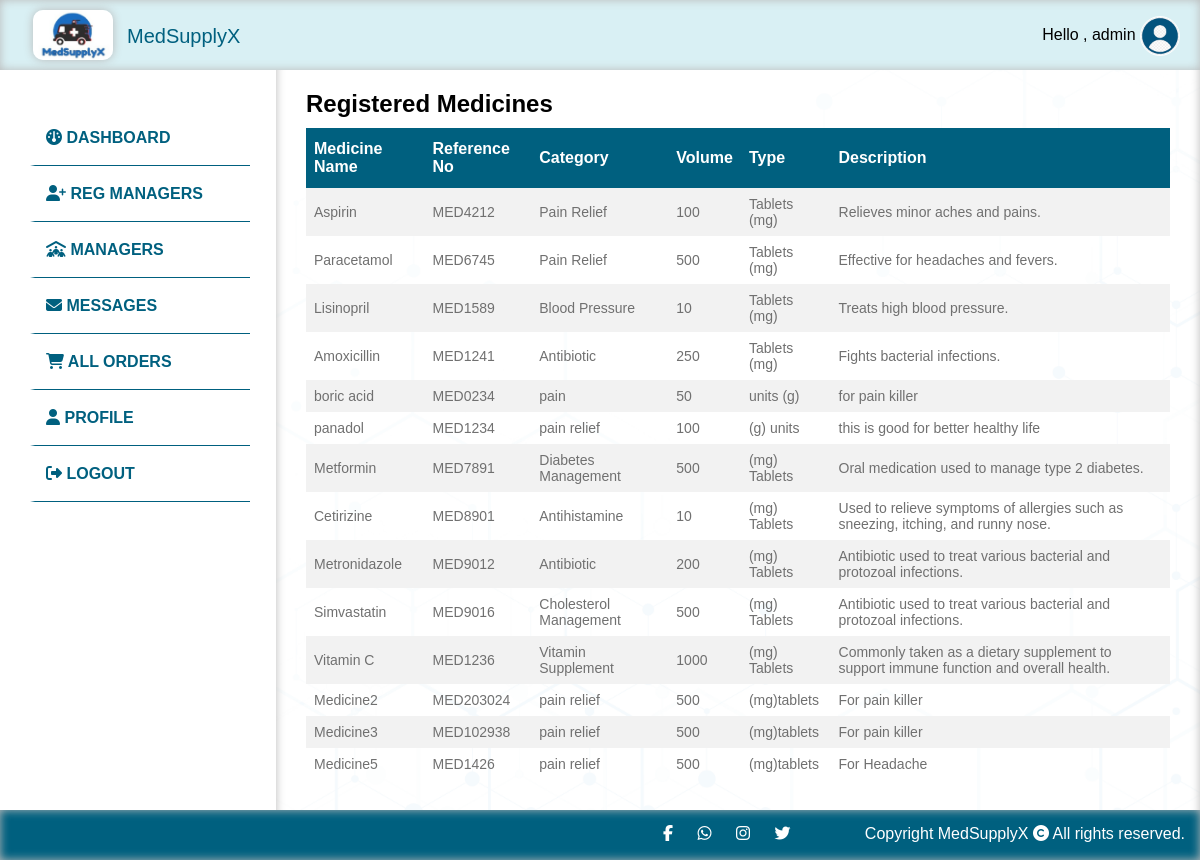
Screenshot of /admins/medicines (signed in) with the database file from the repository.
### tables this page shows
CREATE TABLE `regmedicines` (
  `medicineId` int(11) NOT NULL,
  `medicinename` varchar(50) NOT NULL,
  `refno` varchar(50) NOT NULL,
  `category` varchar(50) NOT NULL,
  `volume` int(11) NOT NULL,
  `type` varchar(20) NOT NULL,
  `description` varchar(100) NOT NULL,
  `manufacturedDate` varchar(20) NOT NULL
);

### app/controllers/Admins.php (called while the page is built, shortened)
<?php
class Admins extends Controller
{
    public $adminModel;
    public function __construct()
    {
        $this->adminModel = $this->model('Admin');
    }
    public function medicines()
    {
        $medicines = $this->adminModel->medicines();
        $data = [
            'medicines' => $medicines
        ];
        $this->view('admin/dashboard/medicines', $data);
    }
}

### app/libraries/Core.php (called while the page is built, shortened)
<?php
    class Core {
        protected $currentMethod = 'index';
        public function __construct() {
            $url = $this->getUrl();
            if(isset($url[0])){
            if(file_exists('../app/controllers/' . ucwords($url[0]) . '.php')) {
                unset($url[0]);
            }
        }
            $this->currentController = new $this->currentController;
            if(isset($url[1])) {
                if(method_exists($this->currentController, $url[1])) {
                    $this->currentMethod = $url[1];
                    unset($url[1]);
                }
            }
            $this->params = $url ? array_values($url) : [];
            call_user_func_array([$this->currentController, $this->currentMethod], $this->params);
      }
       public function getUrl() {
           if(isset($_GET['url'])) {
               $url = rtrim($_GET['url'], '/');
               $url = filter_var($url, FILTER_SANITIZE_URL);
               $url = explode('/', $url);
               return $url;
           }
       }
    }
    ?>

### public/index.php (called while the page is built, shortened)
<?php
    $init = new Core;
?>

### app/libraries/Database.php (called while the page is built, shortened)
<?php
class Database {
    private $host = DB_HOST;
    private $user = DB_USER;
    private $pass = DB_PASS;
    private $dbname= DB_NAME;
    private $dbh;
    private $stmt;
    public function __construct(){
        $dsn = 'mysql:host=' . $this->host . ';dbname=' . $this->dbname;
        $options = array(
            PDO::ATTR_PERSISTENT => true,
            PDO::ATTR_ERRMODE => PDO::ERRMODE_EXCEPTION
        );
        try{
            $this->dbh = new PDO($dsn, $this->user, $this->pass, $options);
        } catch(PDOException $e){
            $this->error = $e->getMessage();
            echo $this->error;
        }
    }
    public function query($sql){
        $this->stmt = $this->dbh->prepare($sql);
    }
    public function execute(){
        return $this->stmt->execute();
    }
    public function resultSet(){
        $this->execute();
        return $this->stmt->fetchAll(PDO::FETCH_OBJ);
    }
}

### app/models/Admin.php (called while the page is built, shortened)
<?php
class Admin
{
    private $db;
    public function __construct()
    {
        $this->db = new Database;
    }
    public function medicines()
    {
        $this->db->query("SELECT * FROM regmedicines");
        $results = $this->db->resultSet();
        return $results;
    }
}

### app/views/admin/dashboard/medicines.php (the view, shortened to what this page needs)
<!DOCTYPE html>
<html lang="en">
<head>
    <link rel="stylesheet" href="<?php echo URLROOT ?>/public/css/style.css">
</head>
<body>
    <?php require APPROOT . '/views/inc/header.php'; ?>
    <?php require APPROOT . '/views/inc/admin_sidebar.php'; ?>
    <div class="content">
        <div class="smallspace"></div>
        <div class="anim">
            <h2> Registered Medicines </h2>
        </div>
        <div class="anim">
            <table class="customers">
                <tr>
                    <th> Medicine Name </th>
                    <th> Reference No </th>
                    <th> Category </th>
                    <th> Volume </th>
                    <th> Type </th>
                    <th> Description </th>
                </tr>
                <?php foreach ($data['medicines'] as $medicines) : ?>
                    <tr>
                        <td> <?php echo $medicines->medicinename; ?> </td>
                        <td> <?php echo $medicines->refno; ?> </td>
                        <td> <?php echo $medicines->category; ?> </td>
                        <td> <?php echo $medicines->volume; ?> </td>
                        <td> <?php echo $medicines->type; ?> </td>
                        <td> <?php echo $medicines->description; ?></td>
                    </tr>
                <?php endforeach; ?>
            </table>
        </div>
    </div>
    </div>
    <?php require APPROOT . '/views/inc/footer.php'; ?>
</body>
</html>

### app/libraries/Controller.php (shortened to what this page needs)
<?php
 class Controller {
        public function view($view, $data = array()) {
            if(file_exists('../app/views/' . $view . '.php')) {
                require_once '../app/views/' . $view . '.php';
            } else {
                die('View does not exist');
            }
        }
 }

### app/views/inc/header.php (shortened to what this page needs)
<!DOCTYPE html>
<html lang="en">
<head>
  <link rel="stylesheet" href="<?php echo URLROOT ?>/public/css/style.css">
</head>
<body>
  <header>
    <div class="navbar">
      <div class="leftarea">
        <table>
          <tr>
            <td> <img class="logo" src="<?php echo URLROOT ?>/public/img/logo3.png" alt="logo"> </td>
            <td>
              <div class="txt_green"> MedSupplyX </div>
            </td>
          </tr>
        </table>
      </div>
      <div class="greeting">
      Hello , <?php echo $_SESSION['USER_DATA']['name']; ?>
      <img class="profile" src="<?php echo URLROOT ?>/public/img/profile.png" alt="profile">
      </div>
    </div>
  </header>

### app/views/inc/admin_sidebar.php (shortened to what this page needs)
<!DOCTYPE html>
<html lang="en">
<head>
<link rel="stylesheet" href="./styles/style.css">
</head>
<body>
<div class="main">
  <div class="sidebar">
    <div class="space"></div>
  <div class="nav-container">
  <ul class="nav">
    <li class="active">
      <a href="<?php echo URLROOT ?>/admins/" class="navbar_section">
      <i class="fa-solid fa-gauge"></i>
        <span class="text">Dashboard</span>
      </a>
    </li>
    <li>
    <a href="<?php echo URLROOT ?>/admins/managerRegistration" class="navbar_section">
    <i class="fa-solid fa-user-plus"></i>
        <span class="text">Reg Managers</span>
      </a>
    </li>
    <li>
    <a href="<?php echo URLROOT ?>/admins/managers" class="navbar_section">
    <i class="fa-solid fa-people-roof"></i>
        <span class="text">Managers </span>
      </a>
    </li>
    <li>
    <a href="<?php echo URLROOT ?>/admins/messages" class="navbar_section">
    <i class="fa-solid fa-envelope"></i>
        <span class="text">Messages </span>
      </a>
    </li>
    <li>
    <a href="<?php echo URLROOT ?>/admins/all_orders" class="navbar_section">
    <i class="fa-solid fa-cart-shopping"></i>
        <span class="text"> All Orders </span>
      </a>
    </li>
    <li>
      <a href="<?php echo URLROOT ?>/admins/profile" class="navbar_section">
      <i class="fa-solid fa-user"></i>
        <span class="text"> Profile  </span>
      </a>
      </li>
    <li>
      <a href="<?php echo URLROOT ?>/admins/logout" class="navbar_section">
      <i class="fa-solid fa-right-from-bracket"></i>
        <span class="text"> Logout </span>
      </a>
    </li>
  </ul>
</div>
  </div>

### app/views/inc/footer.php (shortened to what this page needs)
<!DOCTYPE html>
<html lang="en">
<head>
</head>
<body>
<footer>
<div class="menu-bar">
<i class="fa-brands fa-facebook-f" style="margin-left:20px;"></i>
<i class="fa fa-whatsapp" style="margin-left:20px;"></i>
<i class="fa-brands fa-instagram" style="margin-left:20px;"></i>
<i class="fa-brands fa-twitter" style="margin-left:20px;margin-right:50px;"></i>
<p class="footertxt"> Copyright MedSupplyX <i class="fa-solid fa-copyright"></i> All rights reserved. </div>
</footer>
</body>
</html>

### public/css/style.css (style rules this page uses)
* { box-sizing: border-box; margin: 0; }
body { font-family:Arial, Helvetica, sans-serif; min-height: 100vh; }
header { background: #d9f0f4; height: 70px; width:100%; padding: 5px; color:white; position: fixed; box-shadow: 0px 0px 10px rgb(185, 185, 185) inset; z-index:1; }
.profile { width: 40px; height: 40px; border-radius: 50%; border: 1px solid white; vertical-align: middle; }
.txt_green { color:#00607F; padding:0px 10px; font-size: 20px ; }
.logo { width: 80px; height: 50px; border-radius: 10px; margin-left:25px; margin-top: 2px; box-shadow: 0px 0px 10px rgb(185, 185, 185); }
.main { display: flex; min-height: calc(100vh - 200px); }
.sidebar { min-width: 19%; height:auto; min-height: 665px; border-right: 20px solid white; border-left: 20px solid white; border-right-style:inset; }
.content { background: rgb(255,255,255); background: linear-gradient(90deg, rgba(255,255,255,1) 0%, rgb(235, 252, 255) 100%); padding: 30px; flex: 1; margin-top: 50px; background-repeat: no-repeat; background-size: cover; box-shadow: 0px 10px 10px rgb(185, 185, 185) inset; background-image: url(../img/background.png); }
@media screen and (max-width: 1290px) { .sidebar { min-width: 23%; } }
.anim { animation: 2s anim-lineUp ease-out; }
.menu-bar { text-align: right; color: white; vertical-align: middle; margin:auto; padding:15px; }
footer { background: rgb(223,234,255); background: linear-gradient(90deg, #00607F 0%, #00607F 100%); height:50px; width:100%; margin:auto; box-shadow: 0px 0px 10px 0px rgb(185, 185, 185) inset; }
.footertxt { margin-left:20px; display:inline-block; }
.navbar { display: flex; width:100%; }
.leftarea { width:20%; }
.greeting { align-items: right; text-align: right; vertical-align: middle; width:80%; margin:auto; padding: 0px 15px; color:black; }
.customers { font-family: Arial, Helvetica, sans-serif; border-collapse: collapse; width: 100%; margin-top: 10px; }
.customers td, .customers th { border: 0px solid #ddd; padding: 8px; color:#707070; }
.customers td { font-size: 14px; }
.customers tr:nth-child(even) { background-color: #f2f2f2; }
.customers th { padding-top: 12px; padding-bottom: 12px; text-align: left; background-color: #00607F; color: white; }
.space { height:100px; }
.smallspace { height:10px; }
.nav-container { transition: all 0.5s linear; position:fixed; }
.nav { list-style-type: none; margin:auto; padding:10px; }
.navbar_section { border-bottom: 1px solid #00607F; text-decoration: none; display:block; width:220px; line-height:55px; text-transform: uppercase; font-weight: bold; padding-left:5%; border-left: 5px solid transparent; transition:all 0.3s linear; color:#00607F; }
.text { transition: all .4s linear; }

### rows the page displays
regmedicines: medicinename "Aspirin", refno "MED4212", category "Pain Relief", volume "100", type "Tablets (mg)", description "Relieves minor aches and pains."
regmedicines: medicinename "Paracetamol", refno "MED6745", category "Pain Relief", volume "500", type "Tablets (mg)", description "Effective for headaches and fevers."
regmedicines: medicinename "Lisinopril", refno "MED1589", category "Blood Pressure", volume "10", type "Tablets (mg)", description "Treats high blood pressure."
regmedicines: medicinename "Amoxicillin", refno "MED1241", category "Antibiotic", volume "250", type "Tablets (mg)", description "Fights bacterial infections."
regmedicines: medicinename "boric acid", refno "MED0234", category "pain", volume "50", type "units (g)", description "for pain killer"
regmedicines: medicinename "panadol", refno "MED1234", category "pain relief", volume "100", type "(g) units", description "this is good for better healthy life"
regmedicines: medicinename "Metformin", refno "MED7891", category "Diabetes Management", volume "500", type "(mg) Tablets", description "Oral medication used to manage type 2 diabetes."
regmedicines: medicinename "Cetirizine", refno "MED8901", category "Antihistamine", volume "10", type "(mg) Tablets", description "Used to relieve symptoms of allergies such as sneezing, itching, and runny nose."
regmedicines: medicinename "Metronidazole", refno "MED9012", category "Antibiotic", volume "200", type "(mg) Tablets", description "Antibiotic used to treat various bacterial and protozoal infections."
regmedicines: medicinename "Simvastatin", refno "MED9016", category "Cholesterol Management", volume "500", type "(mg) Tablets", description "Antibiotic used to treat various bacterial and protozoal infections."
regmedicines: medicinename "Vitamin C", refno "MED1236", category "Vitamin Supplement", volume "1000", type "(mg) Tablets", description "Commonly taken as a dietary supplement to support immune function and overall health."
regmedicines: medicinename "Medicine2", refno "MED203024", category "pain relief", volume "500", type "(mg)tablets", description "For pain killer"
regmedicines: medicinename "Medicine3", refno "MED102938", category "pain relief", volume "500", type "(mg)tablets", description "For pain killer"
regmedicines: medicinename "Medicine5", refno "MED1426", category "pain relief", volume "500", type "(mg)tablets", description "For Headache"

### other values shown
$_SESSION['USER_DATA']['name'] "admin"
